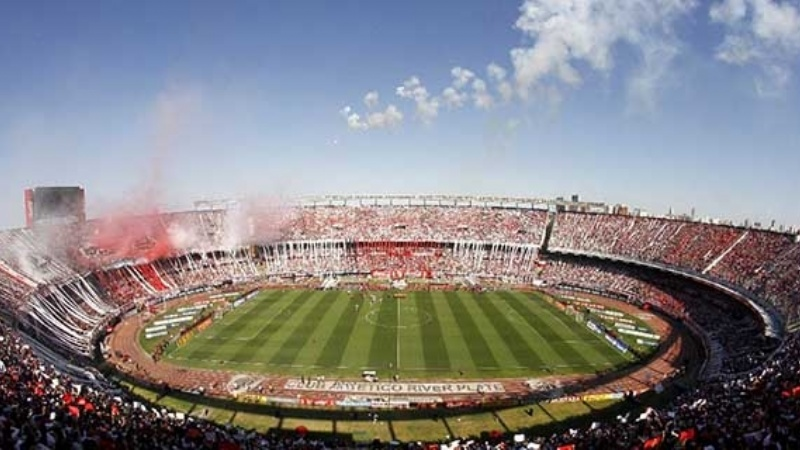
%> input picture imgs/river1.jpg, 800 x 450 px
$ octave practica_2.m   (GNU Octave 9; MATLAB toolbox functions it lacks are replaced by stand-ins)
%> lines starting %> are read from the running program, lines starting %| are printed output that depends on the picture
### Practica 2/map_saturation.m
function res=map_saturation(img, f)
    hsvImg = rgb2hsv(img);
    hsvImg(:,:,2) = f(hsvImg(:,:,2));
    hsvImg(hsvImg > 1) = 1;
    res = uint8(hsv2rgb(hsvImg)*256);

end

### Practica 2/exponencial_function.m
function f=exponencial_function(c)
    f = @(vec) vec.^c;
end

### Practica 2/multiply_constant_function.m
function f=multiply_constant_function(c)
    f = @(vec) c.*vec;
end

### Practica 2/practica_2.m
filepath = fileparts(mfilename('fullpath'));
addpath(strcat(filepath, '/functions'));
addpath(strcat(filepath, '/../imgs'));
img1 = imread('imgs/river1.jpg');
%> img1 is the input picture: size 450x800x3 uint8; mean R, G, B 133.4, 132.1, 136
img2 = imread('imgs/fruit.png');
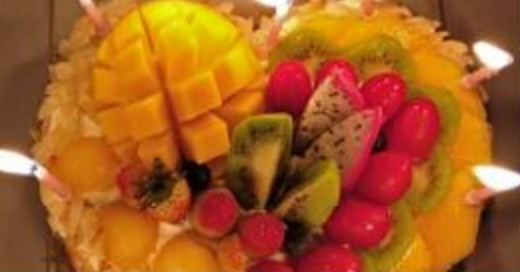
%> input picture imgs/fruit.png, 520 x 272 px
%> img2 is the input picture: size 272x520x3 uint8; mean R, G, B 167.8, 91.9, 32.3
img3 = imread('imgs/colors.jpg');
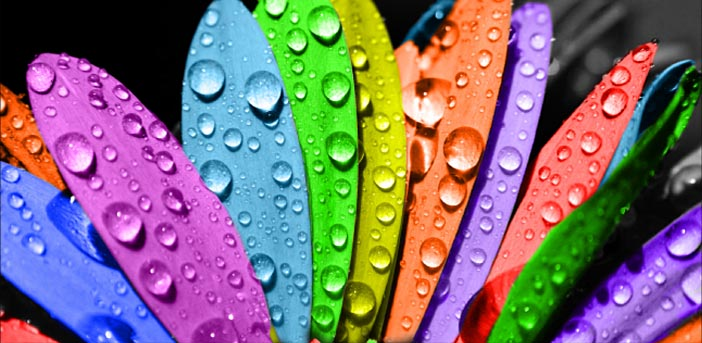
%> input picture imgs/colors.jpg, 702 x 343 px
%> img3 is the input picture: size 343x702x3 uint8; mean R, G, B 126, 109.8, 115.9
dif = imread('imgs/difuminada.png');
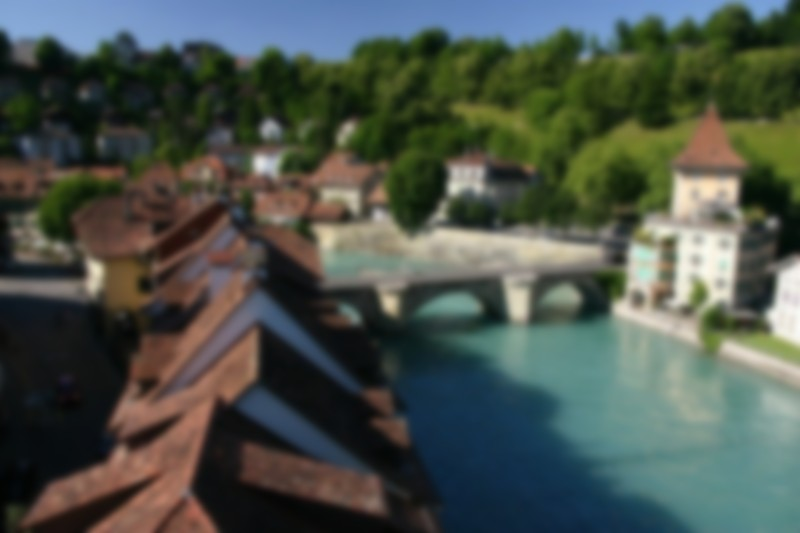
%> input picture imgs/difuminada.png, 800 x 533 px
%> dif is the input picture: size 533x800x3 uint8; mean R, G, B 75, 83.3, 74.8
show = 1;

% Ejercicio 1

% a
reduce_saturation = map_saturation(img1,multiply_constant_function(0.5));
%> in map_saturation, `hsvImg = rgb2hsv(img);`: hsvImg: size 450x800x3 double; mean H, S, V 0.443, 0.3, 0.607
%> in map_saturation, `hsvImg(:,:,2) = f(hsvImg(:,:,2));`: hsvImg: size 450x800x3 double; mean H, S, V 0.443, 0.15, 0.607
%> in map_saturation, `res = uint8(hsv2rgb(hsvImg)*256);`:
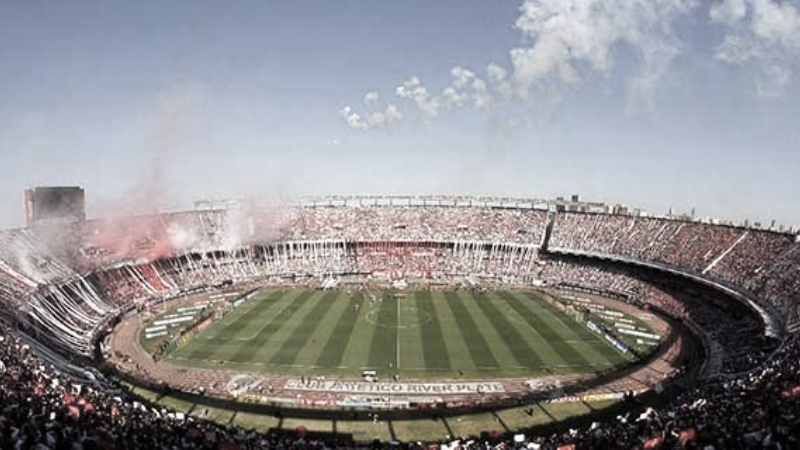
%> res: size 450x800x3 uint8; mean R, G, B 144.7, 144, 146
increase_saturation = map_saturation(img1, multiply_constant_function(2));
%> in map_saturation (call 2), `hsvImg(:,:,2) = f(hsvImg(:,:,2));`: hsvImg: size 450x800x3 double; mean H, S, V 0.443, 0.601, 0.607
%> in map_saturation (call 2), `hsvImg(hsvImg > 1) = 1;`: hsvImg: size 450x800x3 double; mean H, S, V 0.443, 0.561, 0.607
%> in map_saturation (call 2), `res = uint8(hsv2rgb(hsvImg)*256);`:
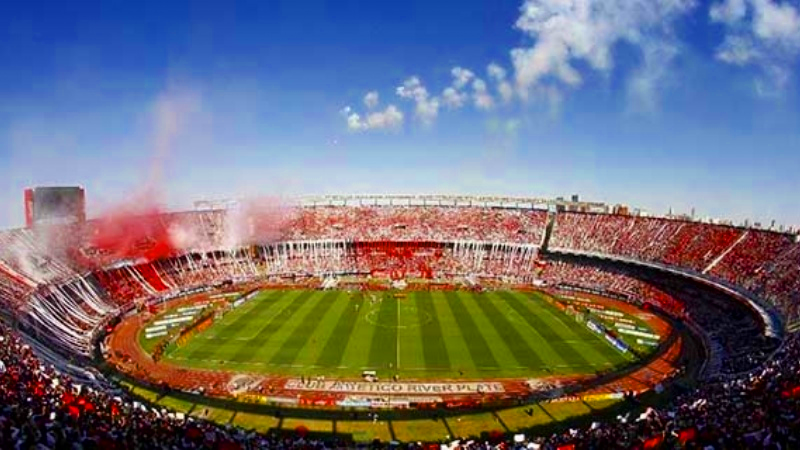
%> res: size 450x800x3 uint8; mean R, G, B 112.7, 110.7, 120.1
if(show), figure('Name','Reduce and Increase saturation'), imshow([img1, reduce_saturation, increase_saturation]), end
%> after `imshow([img1, reduce_saturation, increase_saturation])`:
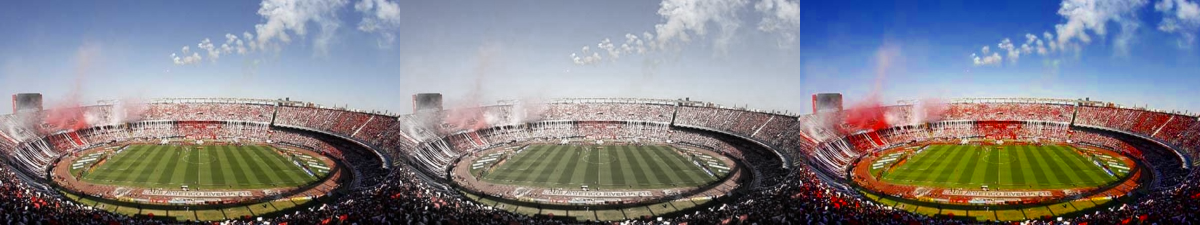
%> displayed picture: size 450x2400x3, on the screen's scale of 0 to 255 (shown at 1/2 size); mean R, G, B 130.2, 128.9, 134.1

% b
apply_cuadratic_function_to_saturation = map_saturation(img1, exponencial_function(2));
%> in map_saturation (call 3), `hsvImg(:,:,2) = f(hsvImg(:,:,2));`: hsvImg: size 450x800x3 double; mean H, S, V 0.443, 0.126, 0.607
apply_exponencial_function_to_saturation = map_saturation(img1, exponencial_function(5));
%> in map_saturation (call 4), `hsvImg(:,:,2) = f(hsvImg(:,:,2));`: hsvImg: size 450x800x3 double; mean H, S, V 0.443, 0.0276, 0.607
%> in map_saturation (call 4), `res = uint8(hsv2rgb(hsvImg)*256);`:
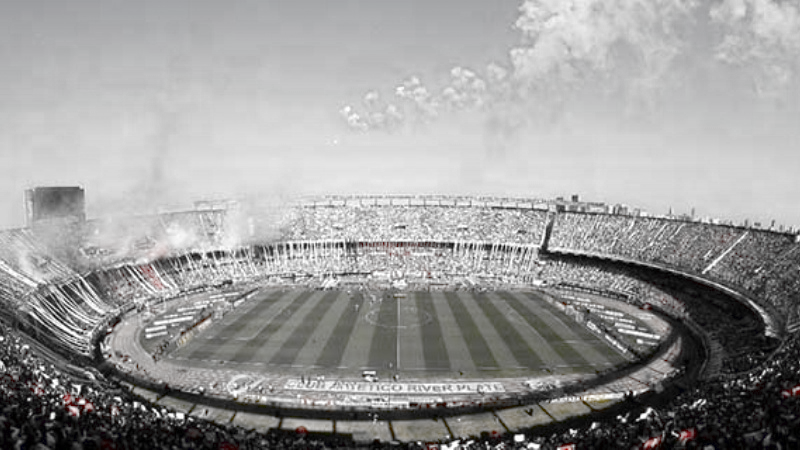
%> res: size 450x800x3 uint8; mean R, G, B 155, 154.6, 154.1
%> (the run ends here)
